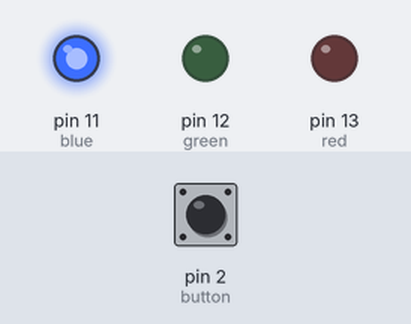
Bench run of a sketch on a simulated Arduino Uno, built with avr-gcc and run on an emulated ATmega328P. On the bench: output pins drawn as LEDs (lit = HIGH). The inputs (shaded band) are chosen by the test bench; at power-on: pin 2 (button) LOW.

Above: at 1.2 s.
1.3 s: pin 2 (button) pulled HIGH for 0.15 s
At 1.37 s:
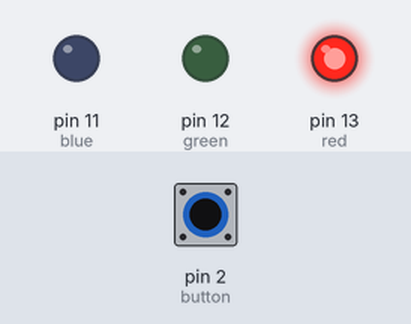
2.9 s: pin 2 (button) pulled HIGH for 3.2 s
At 7.3 s:
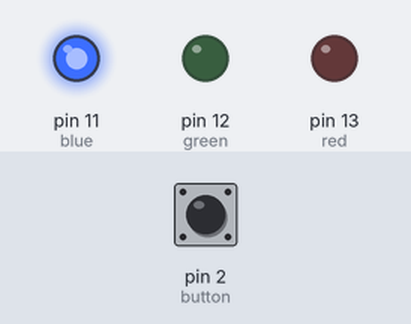
Timing chart, 0 to 8.8 s (numbered marks = the images above; inputs shaded):
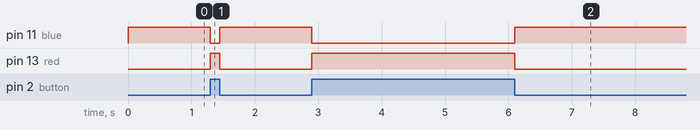

The sketch:

lesson2.ino
```cpp
// Variable declaration
const int button = 2;
int buttonState = 0; // Can be 0 or LOW
int red = 13;
int green =12;
int blue = 11;

void setup() {
  // Input
  pinMode(button, INPUT);
  // Outputs
  pinMode(red, OUTPUT);
  pinMode(blue, OUTPUT);
  pinMode(green, OUTPUT);
}

void loop() {
  buttonState = digitalRead(button);
  if(buttonState == HIGH) {
    digitalWrite(red, HIGH);
    digitalWrite(blue, LOW);
  } else {
    digitalWrite(red, LOW);
    digitalWrite(blue, HIGH);
  }

}
```

Measured:
- after the input at 1.3 s, pin 11 (blue): HIGH → LOW at once, → HIGH 0.15 s later; pin 13 (red): LOW → HIGH at once, → LOW 0.15 s later
- after the input at 2.9 s, pin 11 (blue): HIGH → LOW at once, → HIGH 3.2 s later; pin 13 (red): LOW → HIGH at once, → LOW 3.2 s later
